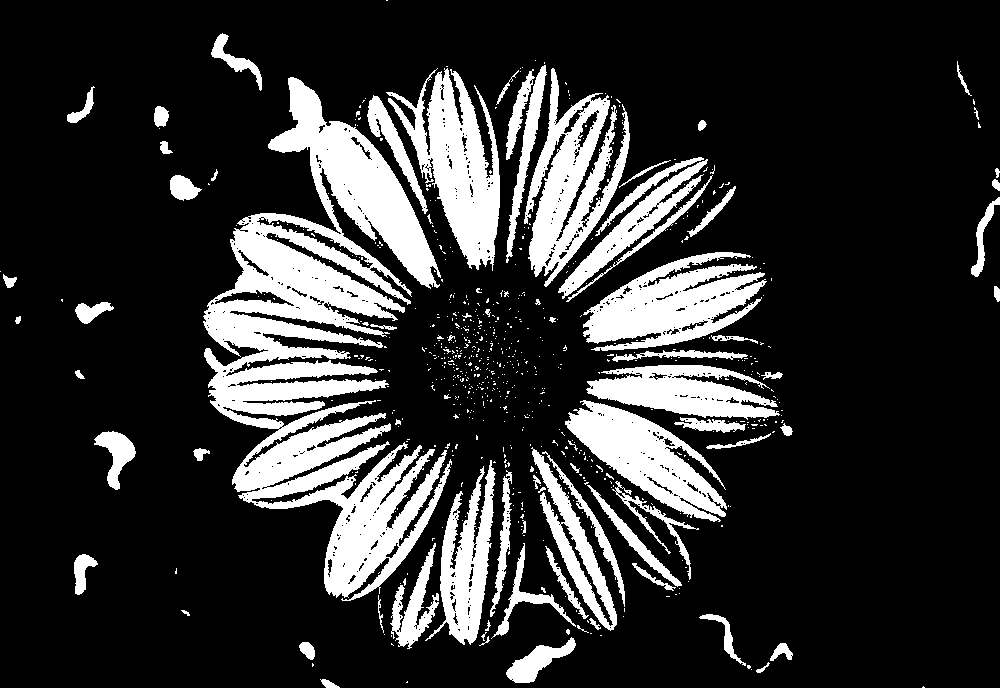
#> input picture Set-3/Question5/binary_image.png, 1000 x 688 px
$ jupyter execute Question5.ipynb
#> lines starting #> are read from the running program, lines starting #| are printed output that depends on the picture; after the words box and inside, x2 and y2 are one past the last pixel; in counts of white or black regions, pixels touching at a corner belong together
[cell 1]
import cv2
import numpy as np
import matplotlib.pyplot as plt

[cell 2]
# Load the binary image
# You can replace 'binary_image.png' with your own image file.
img = cv2.imread('binary_image.png', cv2.IMREAD_GRAYSCALE)
#> img: shape (688, 1000); 19.6% white; 712 white regions (635 under 20 px), largest, box (x1, y1, x2, y2) and area: (203, 77, 452, 601) 51750, (386, 68, 500, 271) 10286, (583, 252, 767, 351) 9966

# If not already binary, threshold it
_, binary = cv2.threshold(img, 127, 255, cv2.THRESH_BINARY)

[cell 3]
# Edge detection (optional for noisy images)
edges = cv2.Canny(binary, 50, 150, apertureSize=3)
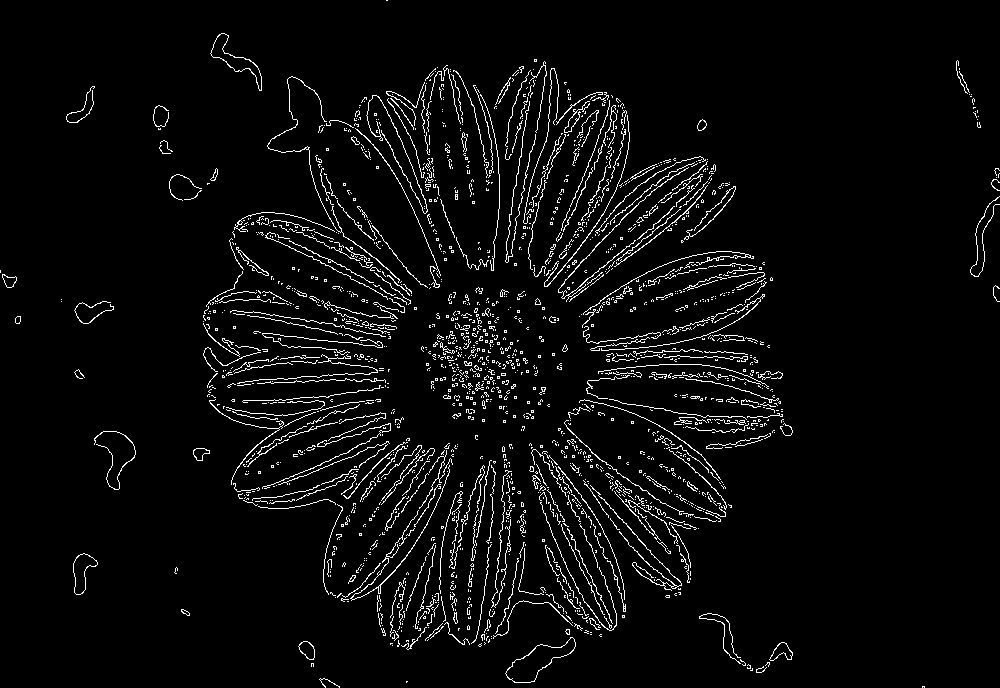
#> edges: shape (688, 1000); 4.3% white in thin lines or dots

[cell 4]
# Detect lines using Probabilistic Hough Transform
lines = cv2.HoughLinesP(
    edges,                # edge-detected image
    rho=1,                # distance resolution in pixels
    theta=np.pi/180,      # angle resolution in radians
    threshold=50,         # minimum number of votes
    minLineLength=30,     # minimum line length
    maxLineGap=10         # maximum allowed gap between line segments
)
#> lines = 428 rows, first 6: [567, 224, 620, 101], [462, 385, 494, 380], [595, 246, 640, 201], [450, 598, 462, 519], [531, 453, 609, 614], [245, 381, 388, 371]

[cell 5]
# Draw the detected lines
line_img = cv2.cvtColor(binary, cv2.COLOR_GRAY2BGR)
#> line_img is the input picture: shape (688, 1000, 3); 19.6% white; 712 white regions (635 under 20 px), largest, box (x1, y1, x2, y2) and area: (203, 77, 452, 601) 51750, (386, 68, 500, 271) 10286, (583, 252, 767, 351) 9966

if lines is not None:
    for line in lines:
        x1, y1, x2, y2 = line[0]
        cv2.line(line_img, (x1, y1), (x2, y2), (0, 0, 255), 2)
#> this loop made 428 passes
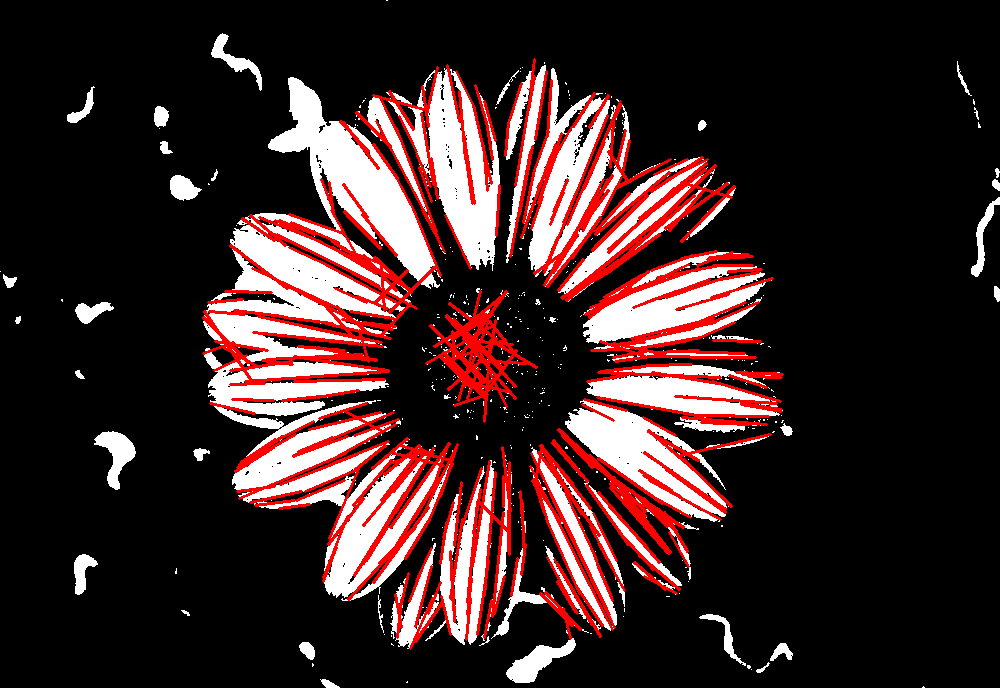
#> line_img: shape (688, 1000, 3); 8.66% of pixels changed, all inside (x1, y1, x2, y2) = (202, 58, 784, 650)

[cell 6]
# Display results
plt.figure(figsize=(12,5))
plt.subplot(1,3,1)
plt.imshow(binary, cmap='gray')
plt.title('Original Binary Image')
plt.axis('off')

plt.subplot(1,3,2)
plt.imshow(edges, cmap='gray')
plt.title('Edge Image (Canny)')
plt.axis('off')

plt.subplot(1,3,3)
plt.imshow(cv2.cvtColor(line_img, cv2.COLOR_BGR2RGB))
plt.title('Detected Line Segments (Hough Transform)')
plt.axis('off')

plt.tight_layout()
plt.show()
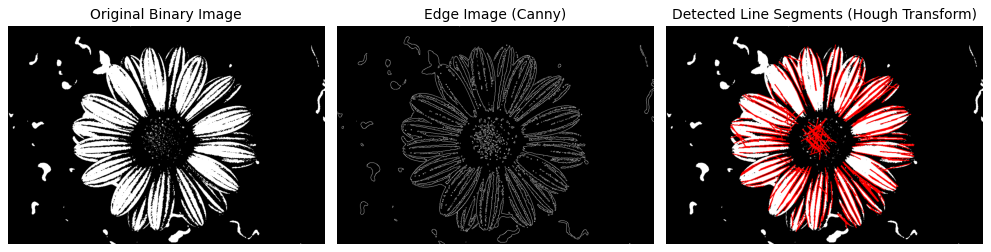
#> figure drawn by matplotlib, 3 panels
